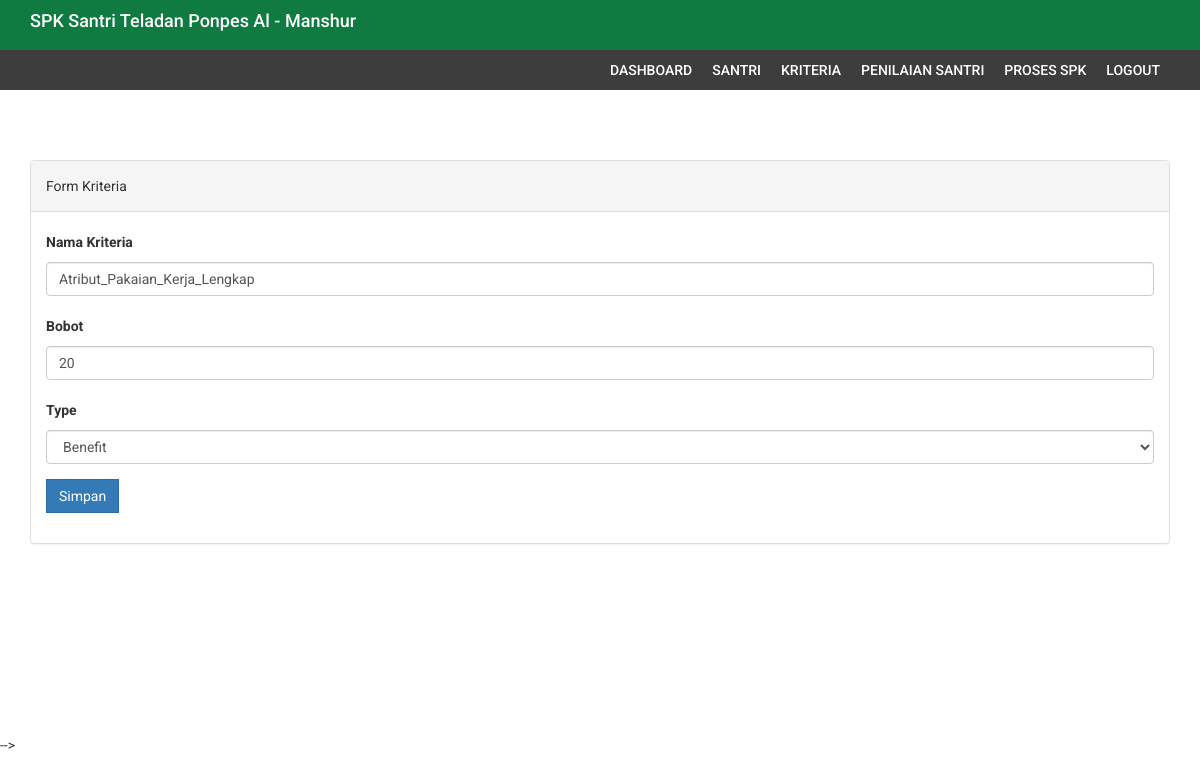
The app's page /edit_kriteria.php?id=14 (signed in) with its own data.
### tables this page shows
CREATE TABLE `kriteria` (
  `id_kriteria` int(11) NOT NULL,
  `kriteria` varchar(32) DEFAULT NULL,
  `bobot` float(5,2) DEFAULT NULL,
  `type` varchar(12) DEFAULT NULL
);

### db/db_config.php (called while the page is built, shortened)
<?php
	class database extends PDO{
		protected $dsn = 'mysql:host=localhost;dbname=db_spk_santri';
		protected $dsu = 'root';
		protected $dsp = '';
		private $cmd = '';
		function __construct(){
			try {
				$this->db = new PDO($this->dsn,$this->dsu,$this->dsp);
			} catch (PDOException $e) {
				echo $e->getMessage();
			}
		}
		function select($c,$t){
			$this->cmd = "select $c from $t";
			return $this;
		}
		function where($params){
			$this->cmd .= " where $params";
			return $this;
		}
		function get(){
			$q = $this->db->prepare($this->cmd);
			$q->execute();
			return $q->fetchAll();
		}
	}
?>

### edit_kriteria.php (the view, shortened to what this page needs)
<?php include 'header.php';?>
<?php include 'menu.php';?>
<div class="content-wrapper">
    <div class="container">
        <div class="row">
            <div class="col-md-12">
            <br/>
              <div class="panel panel-default">
                  <div class="panel-heading">
                    Form Kriteria
                  </div>
                  <div class="panel-body">
                      <form method="post" action="update_kriteria.php" enctype="multipart/form-data">
                          <?php foreach ($db->select('*','kriteria')->where('id_kriteria='.$_GET['id'])->get() as $data): ?>
                              <div class="form-group">
                                  <label for="nama">Nama Kriteria</label>
                                  <input type="text" class="form-control" id="kriteria" name="kriteria" value="<?= $data['kriteria']?>">
                              </div>
                              <div class="form-group">
                                  <label>Bobot</label>
                                  <input type="number" name="bobot" class="form-control bobot" value="<?= $data['bobot']?>" pattern="^[0-9\.\-\/]+$">
                              </div>
                              <div class="form-group">
                                  <label>Type</label>
                                  <select class="form-control" name="type">
                                      <option value="Benefit" <?php if($data['type']=='Benefit'){ echo 'selected'; }?>>Benefit</option>
                                  </select>
                              </div>
                          <?php endforeach ?>
                          <div class="form-group">
                              <button class="btn btn-primary">Simpan</button>
                          </div>
                      </form>
                  </div>
              </div>
            </div>
        </div>
        </div>
    </div>
<?php include 'footer.php';?>

### assets/css/style.css (style rules this page uses)
body { font-family: "Roboto", sans-serif; line-height: 30px; }
.content-wrapper { margin-top: 40px; min-height: 600px; padding-bottom: 60px; }
.btn { border-radius: 0px; -webkit-border-radius: 0px; -moz-border-radius: 0px; }

### records on screen
kriteria: kriteria "Atribut_Pakaian_Kerja_Lengkap", bobot "20", type "Benefit"
